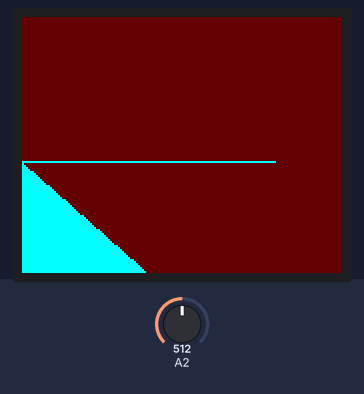
A sketch run on a simulated Arduino Uno, built with avr-gcc and run on an emulated ATmega328P. Shown: 160×128 colour display. The inputs (shaded band) are chosen by the test bench; at power-on: A2 = 512.

Above: at 1.2 s.
1.3 s: A2 set to 0
At 1.68 s:
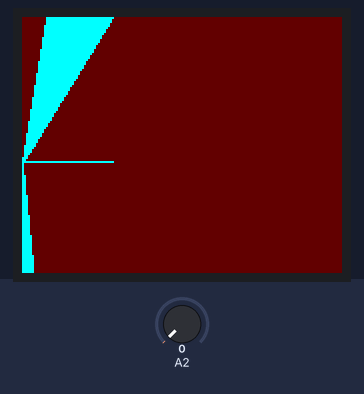
4.3 s: A2 set to 122
At 4.72 s:
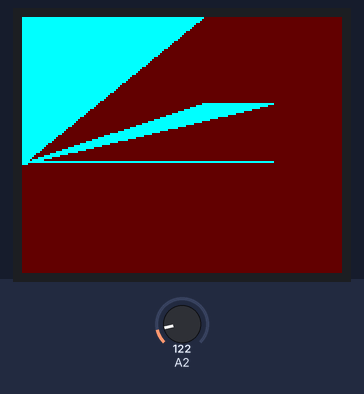
6.0 s: A2 set to 170
At 6.24 s:
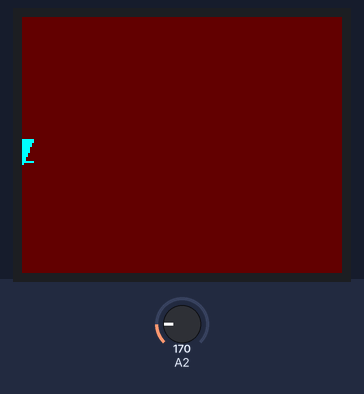
Timing chart, 0 to 9.0 s (numbered marks = the images above; inputs shaded):
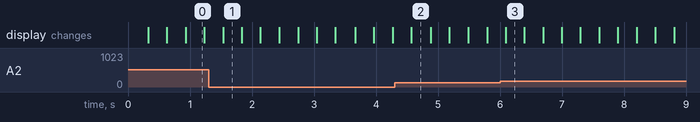

The sketch:

piezo_heartrate_v2.ino
```cpp
#include <TFT.h>  // Arduino LCD library
#include <SPI.h>

// pin definition for the Uno
#define cs   9
#define dc   7
#define rst  8

TFT TFTscreen = TFT(cs, dc, rst);

int oldvalue = 0;
int averagedReading = 0;


int xPos = 0;
int mLastPlotY = 0;

static int mSamples = 16;

void setup()
{
  Serial.begin(57600);
  TFTscreen.begin();
  TFTscreen.background(100,0,0);
}

int xPrevPos = 0;
int yPrevPos = 0;
void loop()
{
  TFTscreen.stroke(0,255,255);
  TFTscreen.line(0, 72, xPos, 72);

  int plotY = map(analogRead(A2), 0, 100, 0, 36);
  TFTscreen.line(0, 73, xPos, plotY);

  if (xPos >= 160)
  {
    xPos = 0;
    TFTscreen.background(100,0,0);

  }
  else
  {
    xPos++;


  }


  delay(5);
}
```
